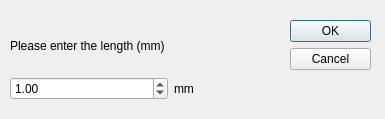
<?xml version="1.0" encoding="UTF-8"?>
<ui version="4.0">
 <class>CalibrateDistanceDialog</class>
 <widget class="QDialog" name="CalibrateDistanceDialog">
  <property name="windowModality">
   <enum>Qt::ApplicationModal</enum>
  </property>
  <property name="geometry">
   <rect>
    <x>0</x>
    <y>0</y>
    <width>385</width>
    <height>119</height>
   </rect>
  </property>
  <property name="windowTitle">
   <string>Distance calibration</string>
  </property>
  <widget class="QDialogButtonBox" name="calibrateDistanceButtonOK">
   <property name="geometry">
    <rect>
     <x>290</x>
     <y>20</y>
     <width>81</width>
     <height>241</height>
    </rect>
   </property>
   <property name="orientation">
    <enum>Qt::Vertical</enum>
   </property>
   <property name="standardButtons">
    <set>QDialogButtonBox::Cancel|QDialogButtonBox::Ok</set>
   </property>
  </widget>
  <widget class="QWidget" name="gridLayoutWidget">
   <property name="geometry">
    <rect>
     <x>10</x>
     <y>20</y>
     <width>269</width>
     <height>80</height>
    </rect>
   </property>
   <layout class="QGridLayout" name="gridLayout">
    <item row="1" column="1">
     <widget class="QLabel" name="label_2">
      <property name="text">
       <string>mm</string>
      </property>
     </widget>
    </item>
    <item row="1" column="0">
     <widget class="QDoubleSpinBox" name="calibrateDistanceSpinBox">
      <property name="value">
       <double>1.000000000000000</double>
      </property>
     </widget>
    </item>
    <item row="0" column="0">
     <widget class="QLabel" name="calibrateDistanceLabel">
      <property name="autoFillBackground">
       <bool>true</bool>
      </property>
      <property name="text">
       <string>Please enter the length (mm) </string>
      </property>
     </widget>
    </item>
   </layout>
  </widget>
 </widget>
 <resources/>
 <connections>
  <connection>
   <sender>calibrateDistanceButtonOK</sender>
   <signal>accepted()</signal>
   <receiver>CalibrateDistanceDialog</receiver>
   <slot>accept()</slot>
   <hints>
    <hint type="sourcelabel">
     <x>248</x>
     <y>254</y>
    </hint>
    <hint type="destinationlabel">
     <x>157</x>
     <y>274</y>
    </hint>
   </hints>
  </connection>
  <connection>
   <sender>calibrateDistanceButtonOK</sender>
   <signal>rejected()</signal>
   <receiver>CalibrateDistanceDialog</receiver>
   <slot>reject()</slot>
   <hints>
    <hint type="sourcelabel">
     <x>316</x>
     <y>260</y>
    </hint>
    <hint type="destinationlabel">
     <x>286</x>
     <y>274</y>
    </hint>
   </hints>
  </connection>
 </connections>
</ui>
